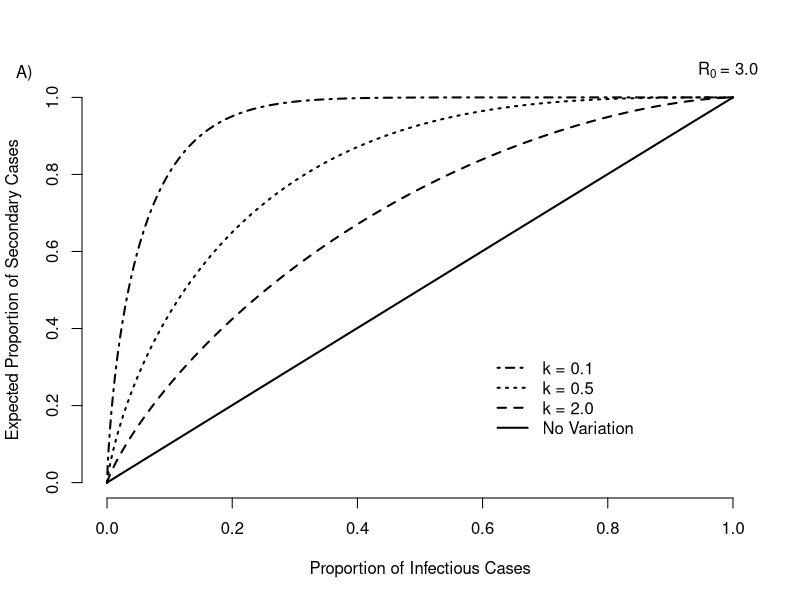
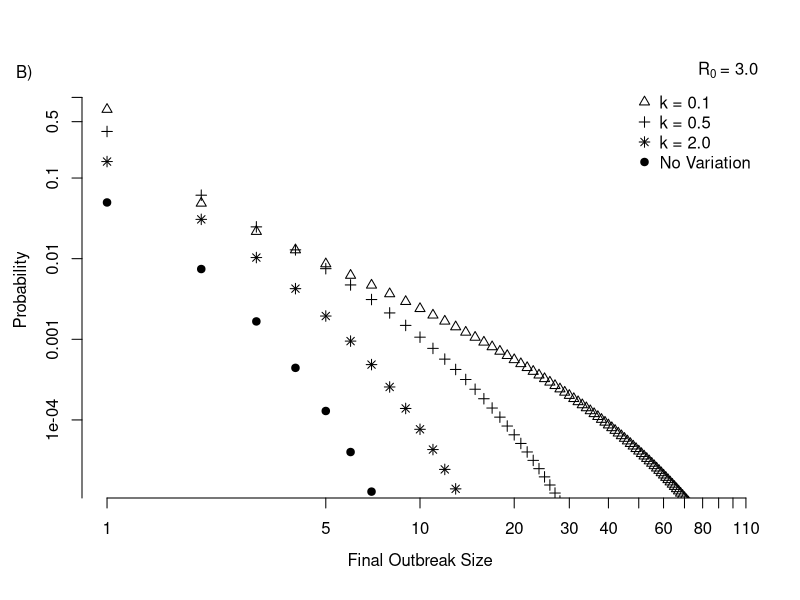
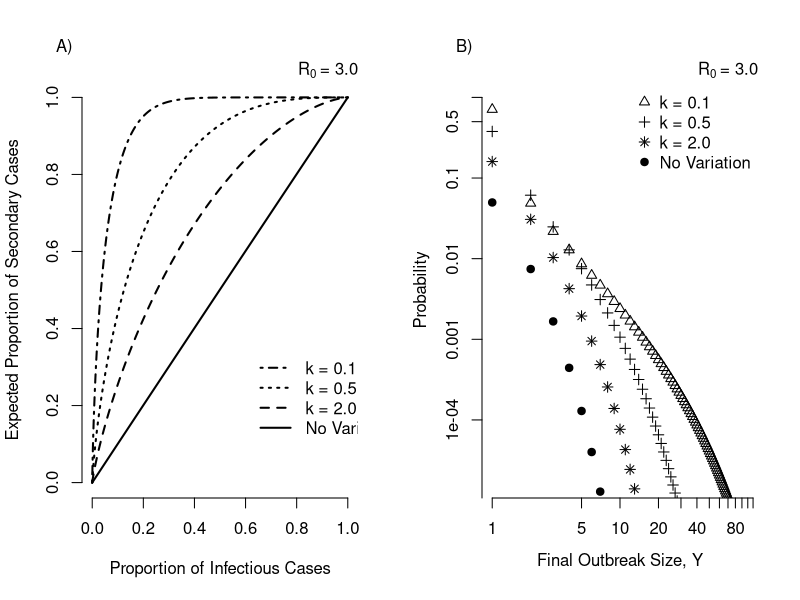

The R script that drew these images, in order:
##################################
# Author: Jonathan Smith, PhD, MPH
##################################

# rm(list = ls())
# dev.off()

# Global Parameters
R <- 3
# Try alternate R values
  # R <- 2
  # R <- 1
  # R <- 0.5
k <- c(0.1, 0.5, 2, 100000)

###############################
# Figure 1A
###############################

# function to calculate proportion of infection (see supplementary document)
propinfection <- function(R, k, prop){
  xp <- qgamma(1 - prop, shape = k, rate = k/R) 
  tp <- 1 - pgamma(xp, shape = k+1, rate = k/R) 
  return(tp) 
}

xx <- seq(0, 1, 0.001) # proportions 0 to 1 by 0.001
#colors <- ggsci::pal_lancet(palette = c("lanonc"), alpha = 0.9)(9)

plotdata <- cbind(xx, 
                  propinfection(R = 3, k = k[1], xx),
                  propinfection(R = 3, k = k[2], xx),
                  propinfection(R = 3, k = k[3], xx),
                  propinfection(R = 3, k = k[4], xx))

plot(plotdata[,1], plotdata[,2], type = "l", bty = "n",
     xlab = "Proportion of Infectious Cases",
     ylab = "Expected Proportion of Secondary Cases",
     lwd = 2, lty = 4)
  lines(plotdata[,1], plotdata[,3], lty = 3, lwd = 2)
  lines(plotdata[,1], plotdata[,4], lty = 2, lwd = 2)
  lines(plotdata[,1], plotdata[,5], lty = 1, lwd = 2)
  legend(x = 0.6, y = 0.35, c("k = 0.1", "k = 0.5", "k = 2.0", "No Variation"), 
         lty = 4:1, bty = "n", lwd = 2)
  mtext(bquote(R[0]~"= 3.0"), adj = 1)
  mtext("A)", adj = -0.1)

###############################
# B
###############################
# Function to calculate the probability of an outbreak of size Y
outbreakprob <- function(y, R, k){
  l <- lgamma(k * y + (y - 1)) - (lgamma(k * y) + lgamma(y + 1)) + (y - 1) * log(R / k) - (k * y + (y - 1)) * log(1 + R / k)
  return(exp(l))
}

maxoutbreak <- 100
outbrk_prob1 <- outbreakprob(1:maxoutbreak, R, k[1])
outbrk_prob2 <- outbreakprob(1:maxoutbreak, R, k[2])
outbrk_prob3 <- outbreakprob(1:maxoutbreak, R, k[3])
outbrk_prob4 <- outbreakprob(1:maxoutbreak, R, k[4])

maxrange <- seq(1, maxoutbreak, 1)

plot(log(range(1, maxoutbreak)), range(-11,0), type = 'n', xlab = '', ylab = '', axes = F)
  points(log(maxrange), log(outbrk_prob1), col = 1, pch=2, cex=1)
  points(log(maxrange), log(outbrk_prob2), col = 1, pch=3, cex=1)
  points(log(maxrange), log(outbrk_prob3), col = 1, pch=8, cex=1)
  points(log(maxrange), log(outbrk_prob4), col = 1, pch=19, cex=1)
  axis(side=1, at=log(c(1, 5, seq(10, maxoutbreak + 10, b = 10))), c(1, 5, seq(10, maxoutbreak + 10, b = 10)))
  axis(side=2, at=log(c(1/100000, 1/10000, 1/1000, 1/100, 1/10, 1/2, 1)), c(1/100000, 1/10000, 1/1000, 1/100, 1/10, 1/2, 1))
  mtext(side=1, 'Final Outbreak Size', padj = 4)
  mtext(side=2, 'Probability', padj = -4)
  legend('topright', c("k = 0.1", "k = 0.5", "k = 2.0", "No Variation"), 
         pch=c(2,3,8,19), cex=1, bty="n")
  mtext(bquote(R[0]~"= 3.0"), adj = 1)
  mtext("B)", adj = -0.1)




##### Combined Figure
par(mfrow = c(1,2))
# A
plot(plotdata[,1], plotdata[,2], type = "l", bty = "n",
     xlab = "Proportion of Infectious Cases",
     ylab = "Expected Proportion of Secondary Cases",
     lwd = 2, lty = 4)
  lines(plotdata[,1], plotdata[,3], lty = 3, lwd = 2)
  lines(plotdata[,1], plotdata[,4], lty = 2, lwd = 2)
  lines(plotdata[,1], plotdata[,5], lty = 1, lwd = 2)
  legend(x = 0.6, y = 0.35, c("k = 0.1", "k = 0.5", "k = 2.0", "No Variation"), 
         lty = 4:1, bty = "n", lwd = 2)
  mtext(bquote(R[0]~"= 3.0"), adj = 1)
  mtext("A)", adj = -0.1, padj = -2)

# B
plot(log(range(1, maxoutbreak)), range(-11,0), type = 'n', xlab = '', ylab = '', axes = F)
  points(log(maxrange), log(outbrk_prob1), col = 1, pch=2, cex=1)
  points(log(maxrange), log(outbrk_prob2), col = 1, pch=3, cex=1)
  points(log(maxrange), log(outbrk_prob3), col = 1, pch=8, cex=1)
  points(log(maxrange), log(outbrk_prob4), col = 1, pch=19, cex=1)
  axis(side = 1, at = log(c(1, 5, seq(10, maxoutbreak + 10, b = 10))), c(1, 5, seq(10, maxoutbreak + 10, b = 10)))
  axis(side = 2, at = log(c(1/100000, 1/10000, 1/1000, 1/100, 1/10, 1/2, 1)), c(1/100000, 1/10000, 1/1000, 1/100, 1/10, 1/2, 1))
  mtext(side = 1, 'Final Outbreak Size, Y', padj=4)
  mtext(side = 2, 'Probability', padj=-4)
  legend('topright', c("k = 0.1", "k = 0.5", "k = 2.0", "No Variation"), 
         pch=c(2,3,8,19), cex=1, bty="n")
  mtext(bquote(R[0]~"= 3.0"), adj = 1)
  mtext("B)", adj = -0.1, padj = -2)